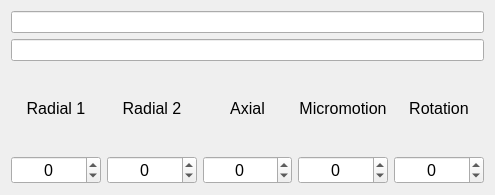
<?xml version="1.0" encoding="UTF-8"?>
<ui version="4.0">
 <class>Form</class>
 <widget class="QWidget" name="Form">
  <property name="geometry">
   <rect>
    <x>0</x>
    <y>0</y>
    <width>495</width>
    <height>195</height>
   </rect>
  </property>
  <property name="sizePolicy">
   <sizepolicy hsizetype="Preferred" vsizetype="Fixed">
    <horstretch>0</horstretch>
    <verstretch>0</verstretch>
   </sizepolicy>
  </property>
  <property name="windowTitle">
   <string>Form</string>
  </property>
  <layout class="QGridLayout" name="gridLayout">
   <item row="2" column="2">
    <widget class="QLabel" name="label_3">
     <property name="font">
      <font>
       <pointsize>12</pointsize>
      </font>
     </property>
     <property name="text">
      <string>Axial</string>
     </property>
     <property name="alignment">
      <set>Qt::AlignCenter</set>
     </property>
    </widget>
   </item>
   <item row="2" column="1">
    <widget class="QLabel" name="label_2">
     <property name="font">
      <font>
       <pointsize>12</pointsize>
      </font>
     </property>
     <property name="text">
      <string>Radial 2</string>
     </property>
     <property name="alignment">
      <set>Qt::AlignCenter</set>
     </property>
    </widget>
   </item>
   <item row="2" column="0">
    <widget class="QLabel" name="label">
     <property name="font">
      <font>
       <pointsize>12</pointsize>
      </font>
     </property>
     <property name="text">
      <string>Radial 1</string>
     </property>
     <property name="alignment">
      <set>Qt::AlignCenter</set>
     </property>
    </widget>
   </item>
   <item row="2" column="3">
    <widget class="QLabel" name="label_4">
     <property name="font">
      <font>
       <pointsize>12</pointsize>
      </font>
     </property>
     <property name="text">
      <string>Micromotion</string>
     </property>
     <property name="alignment">
      <set>Qt::AlignCenter</set>
     </property>
    </widget>
   </item>
   <item row="3" column="0">
    <widget class="QSpinBox" name="uiRadial1">
     <property name="font">
      <font>
       <pointsize>12</pointsize>
      </font>
     </property>
     <property name="alignment">
      <set>Qt::AlignCenter</set>
     </property>
     <property name="keyboardTracking">
      <bool>false</bool>
     </property>
     <property name="minimum">
      <number>-5</number>
     </property>
     <property name="maximum">
      <number>5</number>
     </property>
    </widget>
   </item>
   <item row="3" column="1">
    <widget class="QSpinBox" name="uiRadial2">
     <property name="font">
      <font>
       <pointsize>12</pointsize>
      </font>
     </property>
     <property name="alignment">
      <set>Qt::AlignCenter</set>
     </property>
     <property name="keyboardTracking">
      <bool>false</bool>
     </property>
     <property name="minimum">
      <number>-5</number>
     </property>
     <property name="maximum">
      <number>5</number>
     </property>
    </widget>
   </item>
   <item row="3" column="2">
    <widget class="QSpinBox" name="uiAxial">
     <property name="font">
      <font>
       <pointsize>12</pointsize>
      </font>
     </property>
     <property name="alignment">
      <set>Qt::AlignCenter</set>
     </property>
     <property name="keyboardTracking">
      <bool>false</bool>
     </property>
     <property name="minimum">
      <number>-5</number>
     </property>
     <property name="maximum">
      <number>5</number>
     </property>
    </widget>
   </item>
   <item row="3" column="3">
    <widget class="QSpinBox" name="uiMicromotion">
     <property name="font">
      <font>
       <pointsize>12</pointsize>
      </font>
     </property>
     <property name="alignment">
      <set>Qt::AlignCenter</set>
     </property>
     <property name="keyboardTracking">
      <bool>false</bool>
     </property>
     <property name="minimum">
      <number>-5</number>
     </property>
     <property name="maximum">
      <number>5</number>
     </property>
    </widget>
   </item>
   <item row="2" column="4">
    <widget class="QLabel" name="label_5">
     <property name="font">
      <font>
       <pointsize>12</pointsize>
       <weight>50</weight>
       <italic>false</italic>
       <bold>false</bold>
      </font>
     </property>
     <property name="text">
      <string>Rotation</string>
     </property>
     <property name="alignment">
      <set>Qt::AlignCenter</set>
     </property>
    </widget>
   </item>
   <item row="3" column="4">
    <widget class="QSpinBox" name="uiRotation">
     <property name="font">
      <font>
       <pointsize>12</pointsize>
       <weight>50</weight>
       <italic>false</italic>
       <bold>false</bold>
      </font>
     </property>
     <property name="alignment">
      <set>Qt::AlignCenter</set>
     </property>
     <property name="keyboardTracking">
      <bool>false</bool>
     </property>
     <property name="minimum">
      <number>-5</number>
     </property>
     <property name="maximum">
      <number>5</number>
     </property>
    </widget>
   </item>
   <item row="1" column="0" colspan="5">
    <widget class="QLineEdit" name="uiName">
     <property name="readOnly">
      <bool>true</bool>
     </property>
    </widget>
   </item>
   <item row="0" column="0" colspan="5">
    <widget class="QLineEdit" name="uiCollection">
     <property name="readOnly">
      <bool>true</bool>
     </property>
    </widget>
   </item>
  </layout>
 </widget>
 <resources/>
 <connections/>
</ui>
